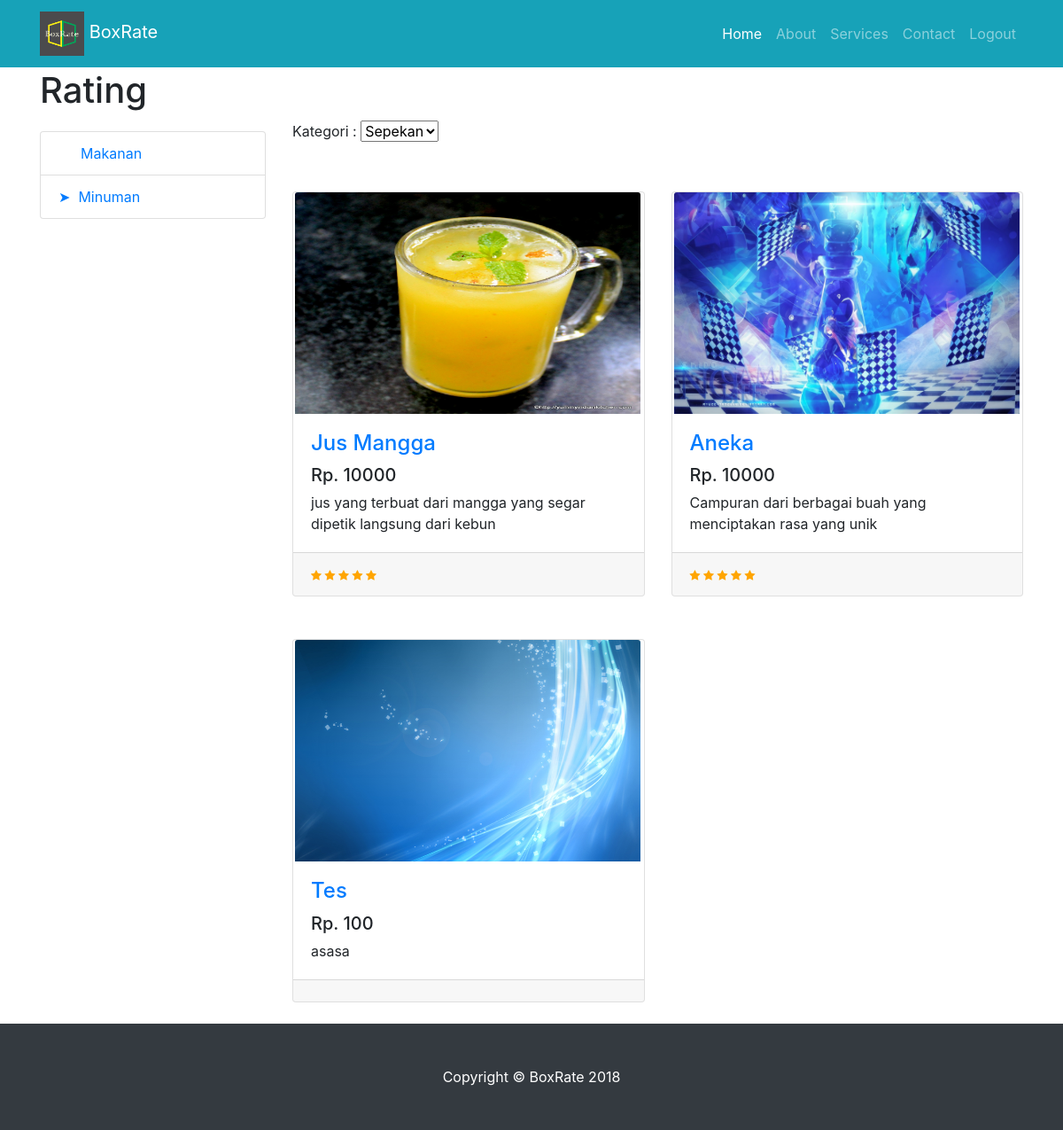
The page /rating-minuman.php on the database its author committed.
### tables this page shows
CREATE TABLE `menu` (
  `id` int(11) NOT NULL,
  `image` varchar(200) NOT NULL,
  `price` int(11) NOT NULL,
  `name` text NOT NULL,
  `ket` varchar(200) NOT NULL,
  `rating` double NOT NULL,
  `description` varchar(200) NOT NULL,
  `store_id` int(11) NOT NULL
);

### rating-minuman.php (the view, shortened to what this page needs)
<!DOCTYPE html>
<html lang="en">
  <head>
    <link href="vendor/bootstrap/css/bootstrap.min.css" rel="stylesheet">
    <link rel="stylesheet" type="text/css" href="css/shop-homepage.css">
    <link rel="stylesheet" href="https://cdnjs.cloudflare.com/ajax/libs/font-awesome/4.7.0/css/font-awesome.min.css">
  </head>
  <body >
    <nav class="navbar navbar-expand-lg navbar-dark bg-info fixed-top">
      <div class="container">
        <a class="navbar-brand" href="#">
          <img id='image-logo' src="images/logo/BoxRate.png">
        BoxRate</a>
        <div class="collapse navbar-collapse" id="navbarResponsive">
          <ul class="navbar-nav ml-auto">
            <li class="nav-item active">
              <a class="nav-link" href="index.php">Home
              </a>
            </li>
            <li class="nav-item">
              <a class="nav-link" href="#">About</a>
            </li>
            <li class="nav-item">
              <a class="nav-link" href="#">Services</a>
            </li>
            <li class="nav-item">
              <a class="nav-link" href="#">Contact</a>
            </li>
            <li class="nav-item" >
              <a class="nav-link" href="index.php?logout='1'">Logout</a>
            </li>
          </ul>
        </div>
      </div>
    </nav>
    <div class="container">
      <div class="row">
        <div class="col-lg-3">
          <h1 class="my-4">Rating</h1>
          <div class="list-group">
            <a href="rating-makanan.php" class="list-group-item">&emsp;&nbsp; Makanan</a>
            <a href="rating-minuman.php" class="list-group-item">&#x27a4;&nbsp; Minuman</a>
          </div>
        </div>
        <div class="col-lg-9">
           <form class="mb-4">
              <label>Kategori :</label>
              <select name="category">
                <option value="minggu">Sepekan</option>
              </select>
            </form>
          <div class="row">
        <?php
           $db = mysqli_connect("localhost", "root", "", "boxrate");
           $sql= "SELECT * FROM menu WHERE ket='minuman' order by rating DESC";
           $result = mysqli_query($db, $sql);
           while ($row=mysqli_fetch_array($result)) {
            echo "<div class='col-md-6 my-4'>
              <div class='card h-100'>
                <a href='#'><img id='image-rating' class='card-img-top' src='images/minuman/".$row['image']."' alt=''></a>
                <div class='card-body'>
                  <h4 class='card-title'>
                    <a href='#'>".$row['name']."</a>
                  </h4>
                  <h5>Rp. ".$row['price']."</h5>
                  <p class='card-text'>".$row['description']."</p>
                </div>
                <div class='card-footer'>
                <small class='text-muted'>";
                if ($row['rating']>80) {
                  echo "<span class='fa fa-star checked'></span>
                  <span class='fa fa-star checked'></span>
                  <span class='fa fa-star checked'></span>
                  <span class='fa fa-star checked'></span>
                  <span class='fa fa-star checked'></span>";
                }
                elseif ($row['rating']>60) {
                  echo "<span class='fa fa-star checked'></span>
                  <span class='fa fa-star checked'></span>
                  <span class='fa fa-star checked'></span>
                  <span class='fa fa-star checked'></span>
                  <span class='fa fa-star'></span>";
                }
                elseif($row['rating']>40) {
                  echo "<span class='fa fa-star checked'></span>
                  <span class='fa fa-star checked'></span>
                  <span class='fa fa-star checked'></span>
                  <span class='fa fa-star'></span>
                  <span class='fa fa-star'></span>";
                }
                elseif($row['rating']>20) {
                  echo "<span class='fa fa-star checked'></span>
                  <span class='fa fa-star checked'></span>
                  <span class='fa fa-star'></span>
                  <span class='fa fa-star'></span>
                  <span class='fa fa-star'></span>";
                }
                elseif($row['rating']>0) {
                  echo "<span class='fa fa-star checked'></span>
                  <span class='fa fa-star'></span>
                  <span class='fa fa-star'></span>
                  <span class='fa fa-star'></span>
                  <span class='fa fa-star'></span>";
                }
              echo "</small></div>
              </div>
            </div>";
          }
          ?>
          </div>
        </div>
      </div>
    </div>
    <footer class="py-5 bg-dark">
      <div class="container">
        <p class="m-0 text-center text-white">Copyright &copy; BoxRate 2018</p>
      </div>
    </footer>
  </body>
</html>

### css/shop-homepage.css (style rules this page uses)
body { padding-top: 54px; background : white; }
#image-logo { width: 50px; height: 50px; }
#image-rating { margin-left: 2px; width: 390px ; height: 250px; }
@media (min-width: 992px) { body { padding-top: 56px; } }
.card-title { text-transform: capitalize; }
.mb-4 { margin-top: 80px; }
.checked { color: orange; }

### rows shown on the page
menu: image (picture), name "Jus Mangga", price "10000", description "jus yang terbuat dari mangga yang segar dipetik langsung dari kebun"
menu: image (picture), name "Aneka", price "10000", description "Campuran dari berbagai buah yang menciptakan rasa yang unik"
menu: image (picture), name "Tes", price "100", description "asasa"
